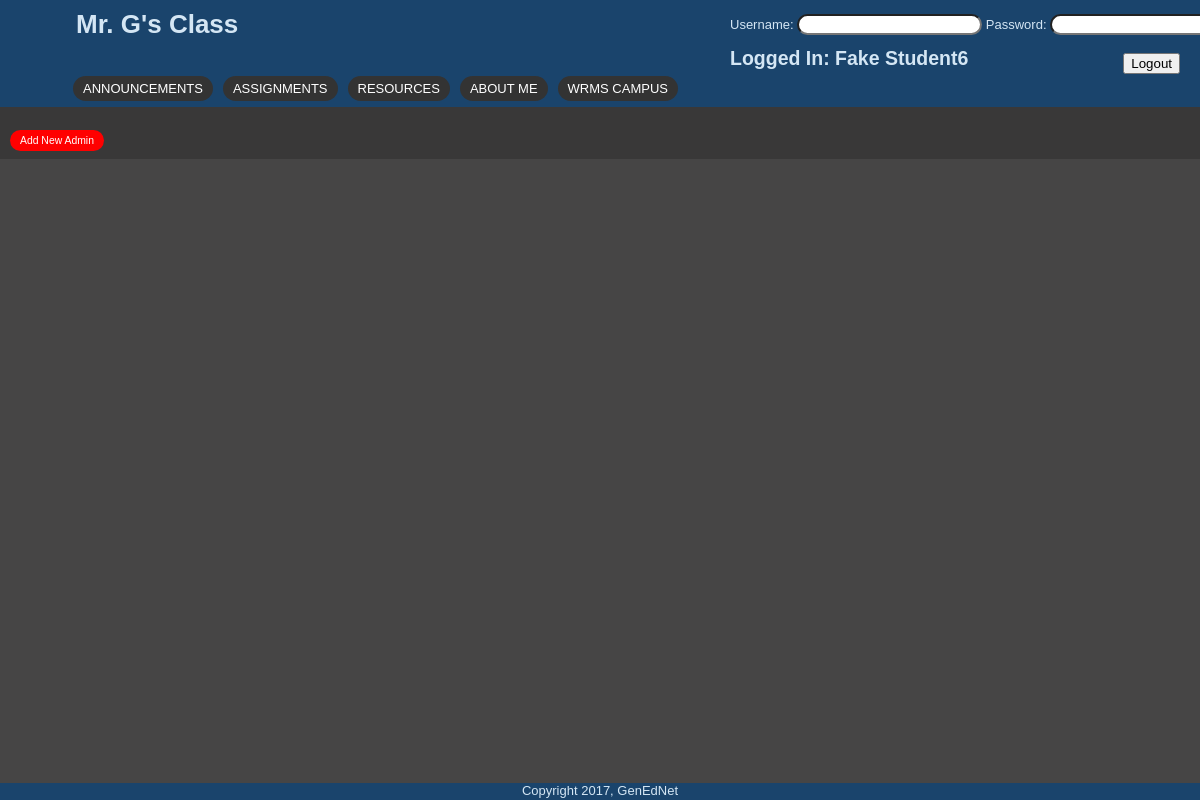
/public_html/gen_ed/private/manage_admins.php (signed in), run on the app's committed database.
### tables this page shows
CREATE TABLE `students` (
  `id` int(11) NOT NULL AUTO_INCREMENT,
  `student_id` int(11) NOT NULL,
  `lastName` varchar(30) NOT NULL,
  `firstName` varchar(30) NOT NULL,
  `email` varchar(50) NOT NULL,
  `gradeLevel` varchar(11) NOT NULL,
  `period` int(11) NOT NULL,
  `username` varchar(50) NOT NULL,
  `hashed_password` varchar(60) NOT NULL,
  `year` int(4) NOT NULL,
  PRIMARY KEY (`id`)
);

CREATE TABLE `menuBar` (
  `id` int(11) NOT NULL AUTO_INCREMENT,
  `menu_name` varchar(30) NOT NULL,
  `position` int(3) NOT NULL,
  `visible` tinyint(1) NOT NULL,
  `include` text NOT NULL,
  PRIMARY KEY (`id`)
);

### public_html/gen_ed/private/manage_admins.php (the view, shortened to what this page needs)
<?php require_once("../includes/db_connection.php"); ?>
<?php require_once("../includes/functions.php"); ?>
<?php
	$admin_set = find_all_admins();
?>
<?php include("../includes/layouts/header.php"); ?>
<div id="main">
	<div id="navigation">
	<br />
	<a href="admin.php">&laquo; Main menu</a><br />
	</div>
	<div id="page">
		<h2>Manage Admins</h2>
		<table>
			<tr>
				<th style="text-align: left; width: 200px;">Username</th>
				<th colspan="2" style="text-align: left;">Actions</th>
			</tr>
			<?php while($admin = mysqli_fetch_assoc($admin_set)) { ?>
			<tr>
				<td><?php echo htmlentities($admin["username"]); ?>
				<br />
				<td><a href="edit_admin.php?id=<?php echo urlencode($admin["id"]); ?>">Edit</a></td>
				<td><a href="delete_admin.php?id=<?php echo urlencode($admin["id"]); ?>" onclick="return confirm('Are you sure?');">Delete</a></td>
			</tr>
			<?php } ?>
		</table>
		<br />
		<a href="new_admin.php">Add new admin</a>
	</div>
</div>
<?php include("../includes/layouts/footer.php"); ?>

### public_html/gen_ed/public/login.php (shortened to what this page needs)
<?php require_once("../includes/db_connection.php"); ?>
<?php require_once("../includes/functions.php"); ?>
<?php
$username = "";
?>
<div id="loginForm">
    <form action="../public/index.php?menuBar=1" method="post">
      <p>Username:
        <input type="text" style="border-radius: 20px;" name="username" value="<?php echo htmlentities($username); ?>" />
      Password:
        <input type="password" style="border-radius: 20px;" name="password" value="" />
       </p>
           <h2>
    <?php
    	if (isset($_POST['createAccount'])) {
    		echo "Create Account";
    	} elseif (logged_in_student_m6() || logged_in_student_m8()) {
	    	$loggedInUser_name = $_SESSION["username"];
	    	$find_student_fullName = ucwords(find_student_by_username($loggedInUser_name));
	    	echo "Logged In: $find_student_fullName";
    	} elseif (logged_in_admin()) {
	    	$loggedInUser_name = $_SESSION["username"];
	    	$find_admin_fullName = ucwords(find_admin_by_username($loggedInUser_name));
	    	echo "Admin: $find_admin_fullName";
    	} else {
    		echo "Login";
    	}
    ?>
<?php if ( !logged_in_student_m6() && !logged_in_student_m8() && !logged_in_admin() ) { ?>
      <input style="float: right; margin-right: 70px;" type="submit" name="login" value="Login" />
	    </form>
	    <form action="../private/new_studentCreate.php" method="post">
        <input style="float: right; margin-right: 5px; margin-top: -13px;" type="submit" name="createAccount" value="Create Account" />
	    </form>
<?php } else { ?>
		</form>
        <form action="logout.php" method="post">
        <input style="float: right; margin-right: 70px; margin-top: -13px;" type="submit" name="logout" value="Logout" />
	    </form>
<?php } ?>
</div>

### public_html/gen_ed/includes/functions.php (shortened to what this page needs)
<?php
	function find_all_admins(){
		global $connection;
			$query  = "SELECT * ";
			$query .= "FROM admins ";
			$query .= "ORDER BY username ASC";
			$admin_set = mysqli_query($connection, $query);
			return $admin_set;
	}
	function find_student_by_username($username) {
		global $connection;
		$safe_username = mysqli_real_escape_string($connection, $username);
		$query  = "SELECT * ";
		$query .= "FROM students ";
		$query .= "WHERE username = '{$safe_username}' ";
		$query .= "LIMIT 1";
		$student_set = mysqli_query($connection, $query);
		if($student = mysqli_fetch_assoc($student_set)) {
			return $student["firstName"] . " " . $student["lastName"];
		} else {
			return null;
		}
	}
	function find_menuBar_m6($public = true) {
			global $connection;
			$query  = "SELECT * ";
			$query .= "FROM menuBar ";
			$query .= "WHERE menu_name != 'Admin' ";
			$query .= "AND visible = 1 ";
			$query .= "ORDER BY position ASC";
			$menuBar_set = mysqli_query($connection, $query);
			return $menuBar_set;
	}
	function navigation_m6($menuBar_array, $page_array) {
		$output = "<ul class=\"menuBar\">";
		$menuBar_set = find_menuBar_m6();
		while($menuBar = mysqli_fetch_assoc($menuBar_set)) {
			$output .= "<li";
			$output .= ">";
			$output .= "<a href=\"index.php?menuBar=";
			$output .= urlencode($menuBar["id"]);
			$output .= "\">";
			$output .= htmlentities($menuBar["menu_name"]);
			$output .= "</a>";
			$output .= "</li>";
		}
		$output .= "</ul>";
		return $output;	}
	function logged_in_student_m6() {
		return isset($_SESSION['student_id_m6']);
	}
	function confirm_login_and_set_menubar($current_menuBar, $current_page) {
		if (logged_in_student_m6()) {
			echo navigation_m6($current_menuBar, $current_page);
		}elseif (logged_in_student_m8()){
			echo navigation_m8($current_menuBar, $current_page);
		}elseif (logged_in_admin()){
			echo navigation_admin($current_menuBar, $current_page);
		} else {
				echo navigation_public($current_menuBar, $current_page);
		}
	}
?>

### public_html/gen_ed/public/stylesheets/public.css (style rules this page uses)
body, #main { vertical-align:baseline; margin: 0; padding: 0; border: 0; font-family: Verdana, Arial, Helvetica, sans-serif; font-size: 13px; line-height: 15px; background: rgba(57,55,55,0.93); }
#main { vertical-align:baseline; margin: 0; padding: 0; border: 0; font-family: Verdana, Arial, Helvetica, sans-serif; font-size: 13px; line-height: 15px; background: ; }
#loginForm { float: right; background: #1A446C; color: #D4E6F4; width: 520px; }
#navigation { float: left; overflow: hidden; color: #D4E6F4; }
#navigation li { float: left; background: #1A446C; list-style: none; text-align: center; }
#navigation a { text-transform: uppercase; color: #ffffff; background-color: #333333; font-size: 1em; text-align: center; line-height: 36px; border: none; border-radius: 20px; }
a, a:visited { background: red; }
a { margin-left: 10px; text-decoration: none; padding: 5px 10px; margin-bottom: 2px; text-transform: capitalize; color: #ffffff; font-size: .8em; text-align: center; line-height: 36px; border: none; border-radius: 20px; }
ul.menuBar { margin: 1em; padding-left: 0; list-style: none; font-weight: normal; }

### data on the page
students: find_student_fullName "Fake Student6"
menubar: value "ANNOUNCEMENTS"
menubar: value "ASSIGNMENTS"
menubar: value "RESOURCES"
menubar: value "ABOUT ME"
menubar: value "WRMS CAMPUS"
